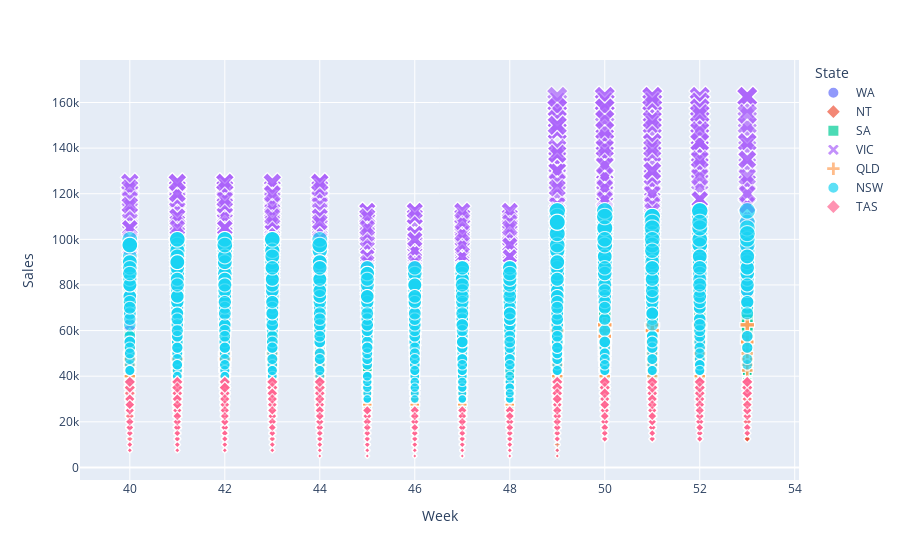

The cell this chart's notebook holds for it:
### Markdown cell above
#### Visualization of Weekly Data (State Wise (among groups), Group Wise (across states) and Time of Day)

### Code cell
# Weekly Sales All Data
fig = px.scatter(sales_df, x = 'Week', y='Sales', color='State', size='Unit', symbol='State')

fig.show()

### Figure 1 — Plotly figure (JSON) as saved in the notebook; plotly's stock layout.template omitted (floating-point values rounded to 4 significant figures; data arrays with more than 128 entries replaced by an {"elided": "..."} marker saying what was removed)
{"data": [{"hovertemplate": "State= WA<br>Week=%{x}<br>Sales=%{y}<br>Unit=%{marker.size}<extra></extra>", "legendgroup": " WA", "marker": {"color": "#636efa", "size": {"elided": "1080 int values"}, "sizemode": "area", "sizeref": 0.1625, "symbol": "circle"}, "mode": "markers", "name": " WA", "showlegend": true, "type": "scattergl", "x": {"elided": "1080 int values"}, "xaxis": "x", "y": {"elided": "1080 int values"}, "yaxis": "y"}, {"hovertemplate": "State= NT<br>Week=%{x}<br>Sales=%{y}<br>Unit=%{marker.size}<extra></extra>", "legendgroup": " NT", "marker": {"color": "#EF553B", "size": {"elided": "1080 int values"}, "sizemode": "area", "sizeref": 0.1625, "symbol": "diamond"}, "mode": "markers", "name": " NT", "showlegend": true, "type": "scattergl", "x": {"elided": "1080 int values"}, "xaxis": "x", "y": {"elided": "1080 int values"}, "yaxis": "y"}, {"hovertemplate": "State= SA<br>Week=%{x}<br>Sales=%{y}<br>Unit=%{marker.size}<extra></extra>", "legendgroup": " SA", "marker": {"color": "#00cc96", "size": {"elided": "1080 int values"}, "sizemode": "area", "sizeref": 0.1625, "symbol": "square"}, "mode": "markers", "name": " SA", "showlegend": true, "type": "scattergl", "x": {"elided": "1080 int values"}, "xaxis": "x", "y": {"elided": "1080 int values"}, "yaxis": "y"}, {"hovertemplate": "State= VIC<br>Week=%{x}<br>Sales=%{y}<br>Unit=%{marker.size}<extra></extra>", "legendgroup": " VIC", "marker": {"color": "#ab63fa", "size": {"elided": "1080 int values"}, "sizemode": "area", "sizeref": 0.1625, "symbol": "x"}, "mode": "markers", "name": " VIC", "showlegend": true, "type": "scattergl", "x": {"elided": "1080 int values"}, "xaxis": "x", "y": {"elided": "1080 int values"}, "yaxis": "y"}, {"hovertemplate": "State= QLD<br>Week=%{x}<br>Sales=%{y}<br>Unit=%{marker.size}<extra></extra>", "legendgroup": " QLD", "marker": {"color": "#FFA15A", "size": {"elided": "1080 int values"}, "sizemode": "area", "sizeref": 0.1625, "symbol": "cross"}, "mode": "markers", "name": " QLD", "showlegend": true, "type": "scattergl", "x": {"elided": "1080 int values"}, "xaxis": "x", "y": {"elided": "1080 int values"}, "yaxis": "y"}, {"hovertemplate": "State= NSW<br>Week=%{x}<br>Sales=%{y}<br>Unit=%{marker.size}<extra></extra>", "legendgroup": " NSW", "marker": {"color": "#19d3f3", "size": {"elided": "1080 int values"}, "sizemode": "area", "sizeref": 0.1625, "symbol": "circle"}, "mode": "markers", "name": " NSW", "showlegend": true, "type": "scattergl", "x": {"elided": "1080 int values"}, "xaxis": "x", "y": {"elided": "1080 int values"}, "yaxis": "y"}, {"hovertemplate": "State= TAS<br>Week=%{x}<br>Sales=%{y}<br>Unit=%{marker.size}<extra></extra>", "legendgroup": " TAS", "marker": {"color": "#FF6692", "size": {"elided": "1080 int values"}, "sizemode": "area", "sizeref": 0.1625, "symbol": "diamond"}, "mode": "markers", "name": " TAS", "showlegend": true, "type": "scattergl", "x": {"elided": "1080 int values"}, "xaxis": "x", "y": {"elided": "1080 int values"}, "yaxis": "y"}], "layout": {"legend": {"itemsizing": "constant", "title": {"text": "State"}, "tracegroupgap": 0}, "margin": {"t": 60}, "xaxis": {"anchor": "y", "domain": [0, 1], "title": {"text": "Week"}}, "yaxis": {"anchor": "x", "domain": [0, 1], "title": {"text": "Sales"}}}}
